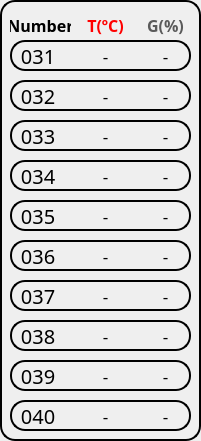
    <widget class="QFrame" name="frame_4">
     <property name="geometry">
      <rect>
       <x>630</x>
       <y>10</y>
       <width>201</width>
       <height>441</height>
      </rect>
     </property>
     <property name="styleSheet">
      <string notr="true">background-color:None;
border: 2px solid rgb(0,0,0);
border-radius: 15px;</string>
     </property>
     <property name="frameShape">
      <enum>QFrame::StyledPanel</enum>
     </property>
     <property name="frameShadow">
      <enum>QFrame::Raised</enum>
     </property>
     <widget class="QLabel" name="sensor_name_31">
      <property name="geometry">
       <rect>
        <x>10</x>
        <y>40</y>
        <width>181</width>
        <height>31</height>
       </rect>
      </property>
      <property name="font">
       <font>
        <family>KoPubWorld돋움체 Medium</family>
        <pointsize>15</pointsize>
       </font>
      </property>
      <property name="styleSheet">
       <string notr="true">background-color:None;
border: 2px solid rgb(0,0,0);
border-radius: 15px;</string>
      </property>
      <property name="text">
       <string/>
      </property>
      <property name="alignment">
       <set>Qt::AlignLeading|Qt::AlignLeft|Qt::AlignVCenter</set>
      </property>
     </widget>
     <widget class="QLabel" name="sensor_name_32">
      <property name="geometry">
       <rect>
        <x>10</x>
        <y>80</y>
        <width>181</width>
        <height>31</height>
       </rect>
      </property>
      <property name="font">
       <font>
        <family>KoPubWorld돋움체 Medium</family>
        <pointsize>15</pointsize>
       </font>
      </property>
      <property name="styleSheet">
       <string notr="true">background-color:None;
border: 2px solid rgb(0,0,0);
border-radius: 15px;
color:blue;</string>
      </property>
      <property name="text">
       <string/>
      </property>
      <property name="alignment">
       <set>Qt::AlignLeading|Qt::AlignLeft|Qt::AlignVCenter</set>
      </property>
     </widget>
     <widget class="QLabel" name="sensor_name_33">
      <property name="geometry">
       <rect>
        <x>10</x>
        <y>120</y>
        <width>181</width>
        <height>31</height>
       </rect>
      </property>
      <property name="font">
       <font>
        <family>KoPubWorld돋움체 Medium</family>
        <pointsize>15</pointsize>
       </font>
      </property>
      <property name="styleSheet">
       <string notr="true">background-color:None;
border: 2px solid rgb(0,0,0);
border-radius: 15px;</string>
      </property>
      <property name="text">
       <string/>
      </property>
      <property name="alignment">
       <set>Qt::AlignLeading|Qt::AlignLeft|Qt::AlignVCenter</set>
      </property>
     </widget>
     <widget class="QLabel" name="sensor_name_34">
      <property name="geometry">
       <rect>
        <x>10</x>
        <y>160</y>
        <width>181</width>
        <height>31</height>
       </rect>
      </property>
      <property name="font">
       <font>
        <family>KoPubWorld돋움체 Medium</family>
        <pointsize>15</pointsize>
       </font>
      </property>
      <property name="styleSheet">
       <string notr="true">background-color:None;
border: 2px solid rgb(0,0,0);
border-radius: 15px;</string>
      </property>
      <property name="text">
       <string/>
      </property>
      <property name="alignment">
       <set>Qt::AlignLeading|Qt::AlignLeft|Qt::AlignVCenter</set>
      </property>
     </widget>
     <widget class="QLabel" name="sensor_name_35">
      <property name="geometry">
       <rect>
        <x>10</x>
        <y>200</y>
        <width>181</width>
        <height>31</height>
       </rect>
      </property>
      <property name="font">
       <font>
        <family>KoPubWorld돋움체 Medium</family>
        <pointsize>15</pointsize>
       </font>
      </property>
      <property name="styleSheet">
       <string notr="true">background-color:None;
border: 2px solid rgb(0,0,0);
border-radius: 15px;</string>
      </property>
      <property name="text">
       <string/>
      </property>
      <property name="alignment">
       <set>Qt::AlignLeading|Qt::AlignLeft|Qt::AlignVCenter</set>
      </property>
     </widget>
     <widget class="QLabel" name="sensor_name_36">
      <property name="geometry">
       <rect>
        <x>10</x>
        <y>240</y>
        <width>181</width>
        <height>31</height>
       </rect>
      </property>
      <property name="font">
       <font>
        <family>KoPubWorld돋움체 Medium</family>
        <pointsize>15</pointsize>
       </font>
      </property>
      <property name="styleSheet">
       <string notr="true">background-color:None;
border: 2px solid rgb(0,0,0);
border-radius: 15px;
color:blue;</string>
      </property>
      <property name="text">
       <string/>
      </property>
      <property name="alignment">
       <set>Qt::AlignLeading|Qt::AlignLeft|Qt::AlignVCenter</set>
      </property>
     </widget>
     <widget class="QLabel" name="sensor_name_37">
      <property name="geometry">
       <rect>
        <x>10</x>
        <y>280</y>
        <width>181</width>
        <height>31</height>
       </rect>
      </property>
      <property name="font">
       <font>
        <family>KoPubWorld돋움체 Medium</family>
        <pointsize>15</pointsize>
       </font>
      </property>
      <property name="styleSheet">
       <string notr="true">background-color:None;
border: 2px solid rgb(0,0,0);
border-radius: 15px;</string>
      </property>
      <property name="text">
       <string/>
      </property>
      <property name="alignment">
       <set>Qt::AlignLeading|Qt::AlignLeft|Qt::AlignVCenter</set>
      </property>
     </widget>
     <widget class="QLabel" name="sensor_name_38">
      <property name="geometry">
       <rect>
        <x>10</x>
        <y>320</y>
        <width>181</width>
        <height>31</height>
       </rect>
      </property>
      <property name="font">
       <font>
        <family>KoPubWorld돋움체 Medium</family>
        <pointsize>15</pointsize>
       </font>
      </property>
      <property name="styleSheet">
       <string notr="true">background-color:None;
border: 2px solid rgb(0,0,0);
border-radius: 15px;</string>
      </property>
      <property name="text">
       <string/>
      </property>
      <property name="alignment">
       <set>Qt::AlignLeading|Qt::AlignLeft|Qt::AlignVCenter</set>
      </property>
     </widget>
     <widget class="QLabel" name="sensor_name_39">
      <property name="geometry">
       <rect>
        <x>10</x>
        <y>360</y>
        <width>181</width>
        <height>31</height>
       </rect>
      </property>
      <property name="font">
       <font>
        <family>KoPubWorld돋움체 Medium</family>
        <pointsize>15</pointsize>
       </font>
      </property>
      <property name="styleSheet">
       <string notr="true">background-color:None;
border: 2px solid rgb(0,0,0);
border-radius: 15px;</string>
      </property>
      <property name="text">
       <string/>
      </property>
      <property name="alignment">
       <set>Qt::AlignLeading|Qt::AlignLeft|Qt::AlignVCenter</set>
      </property>
     </widget>
     <widget class="QLabel" name="sensor_name_40">
      <property name="geometry">
       <rect>
        <x>10</x>
        <y>400</y>
        <width>181</width>
        <height>31</height>
       </rect>
      </property>
      <property name="font">
       <font>
        <family>KoPubWorld돋움체 Medium</family>
        <pointsize>15</pointsize>
       </font>
      </property>
      <property name="styleSheet">
       <string notr="true">background-color:None;
border: 2px solid rgb(0,0,0);
border-radius: 15px;
color:blue;</string>
      </property>
      <property name="text">
       <string/>
      </property>
      <property name="alignment">
       <set>Qt::AlignLeading|Qt::AlignLeft|Qt::AlignVCenter</set>
      </property>
     </widget>
     <widget class="QLabel" name="label_10">
      <property name="geometry">
       <rect>
        <x>10</x>
        <y>10</y>
        <width>61</width>
        <height>31</height>
       </rect>
      </property>
      <property name="font">
       <font>
        <family>KoPubWorld돋움체 Medium</family>
        <pointsize>12</pointsize>
        <weight>75</weight>
        <bold>true</bold>
       </font>
      </property>
      <property name="styleSheet">
       <string notr="true">background-color:None;
border: None;</string>
      </property>
      <property name="text">
       <string>Number</string>
      </property>
      <property name="alignment">
       <set>Qt::AlignCenter</set>
      </property>
     </widget>
     <widget class="QLabel" name="label_11">
      <property name="geometry">
       <rect>
        <x>80</x>
        <y>10</y>
        <width>51</width>
        <height>31</height>
       </rect>
      </property>
      <property name="font">
       <font>
        <family>KoPubWorld돋움체 Medium</family>
        <pointsize>12</pointsize>
        <weight>75</weight>
        <bold>true</bold>
       </font>
      </property>
      <property name="styleSheet">
       <string notr="true">background-color:None;
border: None;
color:rgb(255,0,0);</string>
      </property>
      <property name="text">
       <string>T(ºC)</string>
      </property>
      <property name="alignment">
       <set>Qt::AlignCenter</set>
      </property>
     </widget>
     <widget class="QLabel" name="label_12">
      <property name="geometry">
       <rect>
        <x>140</x>
        <y>10</y>
        <width>51</width>
        <height>31</height>
       </rect>
      </property>
      <property name="font">
       <font>
        <family>KoPubWorld돋움체 Medium</family>
        <pointsize>12</pointsize>
        <weight>75</weight>
        <bold>true</bold>
       </font>
      </property>
      <property name="styleSheet">
       <string notr="true">background-color:None;
border: None;
color:rgb(90,90,90);</string>
      </property>
      <property name="text">
       <string>G(%)</string>
      </property>
      <property name="alignment">
       <set>Qt::AlignCenter</set>
      </property>
     </widget>
     <widget class="QLabel" name="t40_lb">
      <property name="geometry">
       <rect>
        <x>80</x>
        <y>400</y>
        <width>51</width>
        <height>31</height>
       </rect>
      </property>
      <property name="font">
       <font>
        <family>KoPubWorld돋움체 Medium</family>
        <pointsize>13</pointsize>
        <strikeout>false</strikeout>
       </font>
      </property>
      <property name="styleSheet">
       <string notr="true">background-color:None;
border: None;</string>
      </property>
      <property name="text">
       <string>-</string>
      </property>
      <property name="alignment">
       <set>Qt::AlignCenter</set>
      </property>
     </widget>
     <widget class="QLabel" name="g33_lb">
      <property name="geometry">
       <rect>
        <x>140</x>
        <y>120</y>
        <width>51</width>
        <height>31</height>
       </rect>
      </property>
      <property name="font">
       <font>
        <family>KoPubWorld돋움체 Medium</family>
        <pointsize>13</pointsize>
       </font>
      </property>
      <property name="styleSheet">
       <string notr="true">background-color:None;
border: None;</string>
      </property>
      <property name="text">
       <string>-</string>
      </property>
      <property name="alignment">
       <set>Qt::AlignCenter</set>
      </property>
     </widget>
     <widget class="QLabel" name="g38_lb">
      <property name="geometry">
       <rect>
        <x>140</x>
        <y>320</y>
        <width>51</width>
        <height>31</height>
       </rect>
      </property>
      <property name="font">
       <font>
        <family>KoPubWorld돋움체 Medium</family>
        <pointsize>13</pointsize>
       </font>
      </property>
      <property name="styleSheet">
       <string notr="true">background-color:None;
border: None;</string>
      </property>
      <property name="text">
       <string>-</string>
      </property>
      <property name="alignment">
       <set>Qt::AlignCenter</set>
      </property>
     </widget>
     <widget class="QLabel" name="t35_lb">
      <property name="geometry">
       <rect>
        <x>80</x>
        <y>200</y>
        <width>51</width>
        <height>31</height>
       </rect>
      </property>
      <property name="font">
       <font>
        <family>KoPubWorld돋움체 Medium</family>
        <pointsize>13</pointsize>
        <strikeout>false</strikeout>
       </font>
      </property>
      <property name="styleSheet">
       <string notr="true">background-color:None;
border: None;</string>
      </property>
      <property name="text">
       <string>-</string>
      </property>
      <property name="alignment">
       <set>Qt::AlignCenter</set>
      </property>
     </widget>
     <widget class="QLabel" name="g32_lb">
      <property name="geometry">
       <rect>
        <x>140</x>
        <y>80</y>
        <width>51</width>
        <height>31</height>
       </rect>
      </property>
      <property name="font">
       <font>
        <family>KoPubWorld돋움체 Medium</family>
        <pointsize>13</pointsize>
       </font>
      </property>
      <property name="styleSheet">
       <string notr="true">background-color:None;
border: None;</string>
      </property>
      <property name="text">
       <string>-</string>
      </property>
      <property name="alignment">
       <set>Qt::AlignCenter</set>
      </property>
     </widget>
     <widget class="QLabel" name="g34_lb">
      <property name="geometry">
       <rect>
        <x>140</x>
        <y>160</y>
        <width>51</width>
        <height>31</height>
       </rect>
      </property>
      <property name="font">
       <font>
        <family>KoPubWorld돋움체 Medium</family>
        <pointsize>13</pointsize>
       </font>
      </property>
      <property name="styleSheet">
       <string notr="true">background-color:None;
border: None;</string>
      </property>
      <property name="text">
       <string>-</string>
      </property>
      <property name="alignment">
       <set>Qt::AlignCenter</set>
      </property>
     </widget>
     <widget class="QLabel" name="t34_lb">
      <property name="geometry">
       <rect>
        <x>80</x>
        <y>160</y>
        <width>51</width>
        <height>31</height>
       </rect>
      </property>
      <property name="font">
       <font>
        <family>KoPubWorld돋움체 Medium</family>
        <pointsize>13</pointsize>
        <strikeout>false</strikeout>
       </font>
      </property>
      <property name="styleSheet">
       <string notr="true">background-color:None;
border: None;</string>
      </property>
      <property name="text">
       <string>-</string>
      </property>
      <property name="alignment">
       <set>Qt::AlignCenter</set>
      </property>
     </widget>
     <widget class="QLabel" name="g39_lb">
      <property name="geometry">
       <rect>
        <x>140</x>
        <y>360</y>
        <width>51</width>
        <height>31</height>
       </rect>
      </property>
      <property name="font">
       <font>
        <family>KoPubWorld돋움체 Medium</family>
        <pointsize>13</pointsize>
       </font>
      </property>
      <property name="styleSheet">
       <string notr="true">background-color:None;
border: None;</string>
      </property>
      <property name="text">
       <string>-</string>
      </property>
      <property name="alignment">
       <set>Qt::AlignCenter</set>
      </property>
     </widget>
     <widget class="QLabel" name="t33_lb">
      <property name="geometry">
       <rect>
        <x>80</x>
        <y>120</y>
        <width>51</width>
        <height>31</height>
       </rect>
      </property>
      <property name="font">
       <font>
        <family>KoPubWorld돋움체 Medium</family>
        <pointsize>13</pointsize>
        <strikeout>false</strikeout>
       </font>
      </property>
      <property name="styleSheet">
       <string notr="true">background-color:None;
border: None;</string>
      </property>
      <property name="text">
       <string>-</string>
      </property>
      <property name="alignment">
       <set>Qt::AlignCenter</set>
      </property>
     </widget>
     <widget class="QLabel" name="t37_lb">
      <property name="geometry">
       <rect>
        <x>80</x>
        <y>280</y>
        <width>51</width>
        <height>31</height>
       </rect>
      </property>
      <property name="font">
       <font>
        <family>KoPubWorld돋움체 Medium</family>
        <pointsize>13</pointsize>
        <strikeout>false</strikeout>
       </font>
      </property>
      <property name="styleSheet">
       <string notr="true">background-color:None;
border: None;</string>
      </property>
      <property name="text">
       <string>-</string>
      </property>
      <property name="alignment">
       <set>Qt::AlignCenter</set>
      </property>
     </widget>
     <widget class="QLabel" name="g35_lb">
      <property name="geometry">
       <rect>
        <x>140</x>
        <y>200</y>
        <width>51</width>
        <height>31</height>
       </rect>
      </property>
      <property name="font">
       <font>
        <family>KoPubWorld돋움체 Medium</family>
        <pointsize>13</pointsize>
       </font>
      </property>
      <property name="styleSheet">
       <string notr="true">background-color:None;
border: None;</string>
      </property>
      <property name="text">
       <string>-</string>
      </property>
      <property name="alignment">
       <set>Qt::AlignCenter</set>
      </property>
     </widget>
     <widget class="QLabel" name="t36_lb">
      <property name="geometry">
       <rect>
        <x>80</x>
        <y>240</y>
        <width>51</width>
        <height>31</height>
       </rect>
      </property>
      <property name="font">
       <font>
        <family>KoPubWorld돋움체 Medium</family>
        <pointsize>13</pointsize>
        <strikeout>false</strikeout>
       </font>
      </property>
      <property name="styleSheet">
       <string notr="true">background-color:None;
border: None;</string>
      </property>
      <property name="text">
       <string>-</string>
      </property>
      <property name="alignment">
       <set>Qt::AlignCenter</set>
      </property>
     </widget>
     <widget class="QLabel" name="g36_lb">
      <property name="geometry">
       <rect>
        <x>140</x>
        <y>240</y>
        <width>51</width>
        <height>31</height>
       </rect>
      </property>
      <property name="font">
       <font>
        <family>KoPubWorld돋움체 Medium</family>
        <pointsize>13</pointsize>
       </font>
      </property>
      <property name="styleSheet">
       <string notr="true">background-color:None;
border: None;</string>
      </property>
      <property name="text">
       <string>-</string>
      </property>
      <property name="alignment">
       <set>Qt::AlignCenter</set>
      </property>
     </widget>
     <widget class="QLabel" name="t32_lb">
      <property name="geometry">
       <rect>
        <x>80</x>
        <y>80</y>
        <width>51</width>
        <height>31</height>
       </rect>
      </property>
      <property name="font">
       <font>
        <family>KoPubWorld돋움체 Medium</family>
        <pointsize>13</pointsize>
        <strikeout>false</strikeout>
       </font>
      </property>
      <property name="styleSheet">
       <string notr="true">background-color:None;
border: None;</string>
      </property>
      <property name="text">
       <string>-</string>
      </property>
      <property name="alignment">
       <set>Qt::AlignCenter</set>
      </property>
     </widget>
     <widget class="QLabel" name="g40_lb">
      <property name="geometry">
       <rect>
        <x>140</x>
        <y>400</y>
        <width>51</width>
        <height>31</height>
       </rect>
      </property>
      <property name="font">
       <font>
        <family>KoPubWorld돋움체 Medium</family>
        <pointsize>13</pointsize>
       </font>
      </property>
      <property name="styleSheet">
       <string notr="true">background-color:None;
border: None;</string>
      </property>
      <property name="text">
       <string>-</string>
      </property>
      <property name="alignment">
       <set>Qt::AlignCenter</set>
      </property>
     </widget>
     <widget class="QLabel" name="t31_lb">
      <property name="geometry">
       <rect>
        <x>80</x>
        <y>40</y>
        <width>51</width>
        <height>31</height>
       </rect>
      </property>
      <property name="font">
       <font>
        <family>KoPubWorld돋움체 Medium</family>
        <pointsize>13</pointsize>
        <strikeout>false</strikeout>
       </font>
      </property>
      <property name="styleSheet">
       <string notr="true">background-color:None;
border: None;</string>
      </property>
      <property name="text">
       <string>-</string>
      </property>
      <property name="alignment">
       <set>Qt::AlignCenter</set>
      </property>
     </widget>
     <widget class="QLabel" name="g31_lb">
      <property name="geometry">
       <rect>
        <x>140</x>
        <y>40</y>
        <width>51</width>
        <height>31</height>
       </rect>
      </property>
      <property name="font">
       <font>
        <family>KoPubWorld돋움체 Medium</family>
        <pointsize>13</pointsize>
       </font>
      </property>
      <property name="styleSheet">
       <string notr="true">background-color:None;
border: None;</string>
      </property>
      <property name="text">
       <string>-</string>
      </property>
      <property name="alignment">
       <set>Qt::AlignCenter</set>
      </property>
     </widget>
     <widget class="QLabel" name="g37_lb">
      <property name="geometry">
       <rect>
        <x>140</x>
        <y>280</y>
        <width>51</width>
        <height>31</height>
       </rect>
      </property>
      <property name="font">
       <font>
        <family>KoPubWorld돋움체 Medium</family>
        <pointsize>13</pointsize>
       </font>
      </property>
      <property name="styleSheet">
       <string notr="true">background-color:None;
border: None;</string>
      </property>
      <property name="text">
       <string>-</string>
      </property>
      <property name="alignment">
       <set>Qt::AlignCenter</set>
      </property>
     </widget>
     <widget class="QLabel" name="t39_lb">
      <property name="geometry">
       <rect>
        <x>80</x>
        <y>360</y>
        <width>51</width>
        <height>31</height>
       </rect>
      </property>
      <property name="font">
       <font>
        <family>KoPubWorld돋움체 Medium</family>
        <pointsize>13</pointsize>
        <strikeout>false</strikeout>
       </font>
      </property>
      <property name="styleSheet">
       <string notr="true">background-color:None;
border: None;</string>
      </property>
      <property name="text">
       <string>-</string>
      </property>
      <property name="alignment">
       <set>Qt::AlignCenter</set>
      </property>
     </widget>
     <widget class="QLabel" name="t38_lb">
      <property name="geometry">
       <rect>
        <x>80</x>
        <y>320</y>
        <width>51</width>
        <height>31</height>
       </rect>
      </property>
      <property name="font">
       <font>
        <family>KoPubWorld돋움체 Medium</family>
        <pointsize>13</pointsize>
        <strikeout>false</strikeout>
       </font>
      </property>
      <property name="styleSheet">
       <string notr="true">background-color:None;
border: None;</string>
      </property>
      <property name="text">
       <string>-</string>
      </property>
      <property name="alignment">
       <set>Qt::AlignCenter</set>
      </property>
     </widget>
     <widget class="QPushButton" name="n31_btn">
      <property name="geometry">
       <rect>
        <x>10</x>
        <y>40</y>
        <width>51</width>
        <height>31</height>
       </rect>
      </property>
      <property name="font">
       <font>
        <family>KoPubWorld돋움체 Medium</family>
        <pointsize>15</pointsize>
       </font>
      </property>
      <property name="styleSheet">
       <string notr="true">background-color:None;
border: None
</string>
      </property>
      <property name="text">
       <string> 031</string>
      </property>
     </widget>
     <widget class="QPushButton" name="n33_btn">
      <property name="geometry">
       <rect>
        <x>10</x>
        <y>120</y>
        <width>51</width>
        <height>31</height>
       </rect>
      </property>
      <property name="font">
       <font>
        <family>KoPubWorld돋움체 Medium</family>
        <pointsize>15</pointsize>
       </font>
      </property>
      <property name="styleSheet">
       <string notr="true">background-color:None;
border: None
</string>
      </property>
      <property name="text">
       <string> 033</string>
      </property>
     </widget>
     <widget class="QPushButton" name="n34_btn">
      <property name="geometry">
       <rect>
        <x>10</x>
        <y>160</y>
        <width>51</width>
        <height>31</height>
       </rect>
      </property>
      <property name="font">
       <font>
        <family>KoPubWorld돋움체 Medium</family>
        <pointsize>15</pointsize>
       </font>
      </property>
      <property name="styleSheet">
       <string notr="true">background-color:None;
border: None
</string>
      </property>
      <property name="text">
       <string> 034</string>
      </property>
     </widget>
     <widget class="QPushButton" name="n35_btn">
      <property name="geometry">
       <rect>
        <x>10</x>
        <y>200</y>
        <width>51</width>
        <height>31</height>
       </rect>
      </property>
      <property name="font">
       <font>
        <family>KoPubWorld돋움체 Medium</family>
        <pointsize>15</pointsize>
       </font>
      </property>
      <property name="styleSheet">
       <string notr="true">background-color:None;
border: None
</string>
      </property>
      <property name="text">
       <string> 035</string>
      </property>
     </widget>
     <widget class="QPushButton" name="n37_btn">
      <property name="geometry">
       <rect>
        <x>10</x>
        <y>280</y>
        <width>51</width>
        <height>31</height>
       </rect>
      </property>
      <property name="font">
       <font>
        <family>KoPubWorld돋움체 Medium</family>
        <pointsize>15</pointsize>
       </font>
      </property>
      <property name="styleSheet">
       <string notr="true">background-color:None;
border: None
</string>
      </property>
      <property name="text">
       <string> 037</string>
      </property>
     </widget>
     <widget class="QPushButton" name="n38_btn">
      <property name="geometry">
       <rect>
        <x>10</x>
        <y>320</y>
        <width>51</width>
        <height>31</height>
       </rect>
      </property>
      <property name="font">
       <font>
        <family>KoPubWorld돋움체 Medium</family>
        <pointsize>15</pointsize>
       </font>
      </property>
      <property name="styleSheet">
       <string notr="true">background-color:None;
border: None
</string>
      </property>
      <property name="text">
       <string> 038</string>
      </property>
     </widget>
     <widget class="QPushButton" name="n39_btn">
      <property name="geometry">
       <rect>
        <x>10</x>
        <y>360</y>
        <width>51</width>
        <height>31</height>
       </rect>
      </property>
      <property name="font">
       <font>
        <family>KoPubWorld돋움체 Medium</family>
        <pointsize>15</pointsize>
       </font>
      </property>
      <property name="styleSheet">
       <string notr="true">background-color:None;
border: None
</string>
      </property>
      <property name="text">
       <string> 039</string>
      </property>
     </widget>
     <widget class="QPushButton" name="n32_btn">
      <property name="geometry">
       <rect>
        <x>10</x>
        <y>80</y>
        <width>51</width>
        <height>31</height>
       </rect>
      </property>
      <property name="font">
       <font>
        <family>KoPubWorld돋움체 Medium</family>
        <pointsize>15</pointsize>
       </font>
      </property>
      <property name="styleSheet">
       <string notr="true">background-color:None;
border: None;
color:rgb(0,0,0);</string>
      </property>
      <property name="text">
       <string> 032</string>
      </property>
     </widget>
     <widget class="QPushButton" name="n36_btn">
      <property name="geometry">
       <rect>
        <x>10</x>
        <y>240</y>
        <width>51</width>
        <height>31</height>
       </rect>
      </property>
      <property name="font">
       <font>
        <family>KoPubWorld돋움체 Medium</family>
        <pointsize>15</pointsize>
       </font>
      </property>
      <property name="styleSheet">
       <string notr="true">background-color:None;
border: None;
color:rgb(0,0,0);</string>
      </property>
      <property name="text">
       <string> 036</string>
      </property>
     </widget>
     <widget class="QPushButton" name="n40_btn">
      <property name="geometry">
       <rect>
        <x>10</x>
        <y>400</y>
        <width>51</width>
        <height>31</height>
       </rect>
      </property>
      <property name="font">
       <font>
        <family>KoPubWorld돋움체 Medium</family>
        <pointsize>15</pointsize>
       </font>
      </property>
      <property name="styleSheet">
       <string notr="true">background-color:None;
border: None;
color:rgb(0,0,0);</string>
      </property>
      <property name="text">
       <string> 040</string>
      </property>
     </widget>
    </widget>
